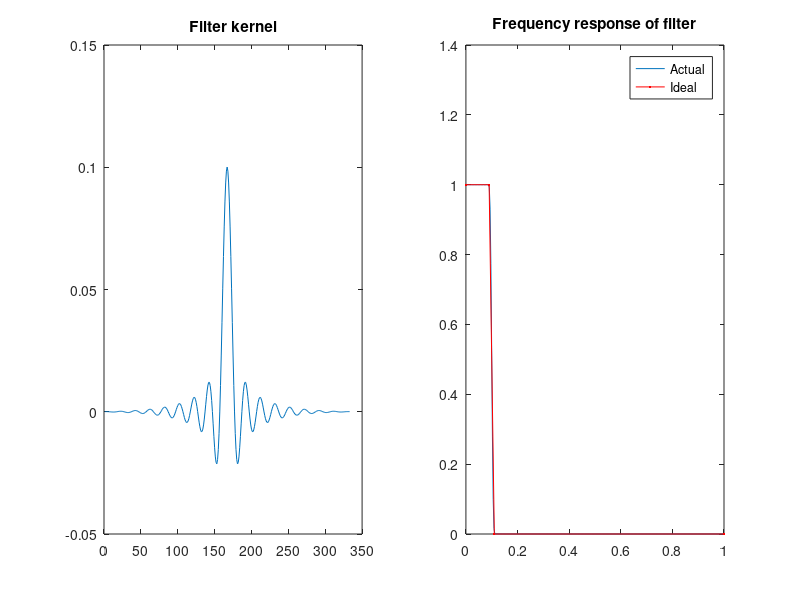

This figure's MATLAB source: (Note: this script raises an error after producing the figure.)
close all; clear
% Creating test sine waves at varying frequencies for filter implementation
% freq1 = 60; freq2 = 13;
% t = .001:.001:1;
% signal = sin(freq1*2*pi*t)+sin(freq2*2*pi*t);
% idealSig = sin(freq2*2*pi*t);

% Lowpass filter to exclude 60 Hz noise
% Since Nyquist is 500Hz, 50 Hz is .1 times the Nyquist freq (our cutoff)
n = 331;            % filter order
f = [0 .09 .11 1];  % frequency (as divisor of Nyquest freq, i.e. 0=0 & 1=Nyquist f)
a = [1  1   0  0];  % 
b = firls(n,f,a);

% Computing filtered result 
%resultSig = filtfilt(b,a,signal);

% Calculate frequency response of filter
[h,w] = freqz(b,1,n,2);
% Plot filter kernel + frequency response of actual and ideal filter
figure; subplot(1,2,1); plot(b); title('Filter kernel')
subplot(1,2,2); plot(w,abs(h))
hold on; plot(f,a,'r.-'); title('Frequency response of filter')
legend('Actual', 'Ideal')

%% Plotting test signal, ideal result, and actual result
% figure; 
% subplot(3,1,1); plot(t,signal,'k'); axis([0 1 -1.5 1.5])
% xlabel('time (sec)'); title('Sample signal');
% subplot(3,1,2); plot(t,idealSig,'b'); axis([0 1 -1.5 1.5])
% xlabel('time (sec)'); title('Ideal resulting signal');
% subplot(3,1,3); plot(t,resultSig,'r'); axis([0 1 -1.5 1.5])
% xlabel('time (sec)'); title('filtered Signal');

%% loading in the data 
username = 'Sumner'; subname = 'TRAT';
setPathEnviro(username,subname)
load(strcat(subname,'_concatData.mat'))
data = concatData.eeg{3}(1:256,:);

%% Using filter on raw SMC EEG data
motorData = concatData.motorEEG{3}(8:14,:); % R-SMC hemisphere
t = 0:1/concatData.sr:size(motorData,2)/concatData.sr;
filteredMotorEEG = NaN(size(motorData));
for channel = 1:size(motorData,1)   
   currentSig = motorData(channel,:);
   filteredMotorEEG(channel,:) = filtfilt(b,a,currentSig) - 8*channel;   
end

%% Using filter on raw frontal electrodes
frontalChans = [46 38 37 33 32 26 25 19 18 11 10];
frontalData = concatData.eeg{3}(frontalChans,:);
filteredFrontEEG = NaN(size(frontalData));
for channel = 1:size(frontalData,1)   
   currentSig = frontalData(channel,:);
   filteredFrontEEG(channel,:) = filtfilt(b,a,currentSig) - 8*channel;   
end

%% plotting results
figure; plot(motorData'); title('Raw Motor Data')
figure; plot(filteredMotorEEG(:,15000:20000)'); title('Filtered (Low-Pass 60 Hz) MOTOR Data')
figure; plot(filteredFrontEEG(:,15000:20000)'); title('Filtered (Low-Pass 60 Hz) FRONTAL Data')

